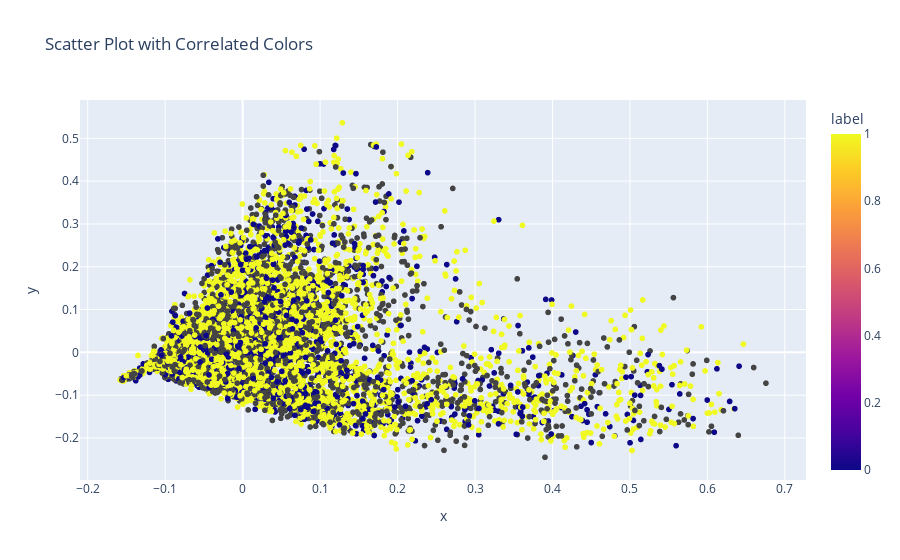

Notebook source saved alongside this figure:
### Markdown cell above
### Visualizing Word Vectorization with PCA

### Code cell
pca_plot = PCA(n_components=2)
principal_components_plot = pca_plot.fit_transform(tfidf_df)

print("Explained Variance: ", pca_plot.explained_variance_ratio_.cumsum())


temp = pd.DataFrame(principal_components_plot, columns=['x', 'y'])
temp['label'] = y_train

# Plot with Plotly Express
fig = px.scatter(temp, x='x', y='y', color='label', title='Scatter Plot with Correlated Colors')
fig.show()

### Figure 1 — Plotly figure (JSON) as saved in the notebook; plotly's stock layout.template omitted (floating-point values rounded to 4 significant figures; data arrays with more than 128 entries replaced by an {"elided": "..."} marker saying what was removed)
{"data": [{"hovertemplate": "x=%{x}<br>y=%{y}<br>label=%{marker.color}<extra></extra>", "legendgroup": "", "marker": {"color": {"elided": "13826 float values"}, "coloraxis": "coloraxis", "symbol": "circle"}, "mode": "markers", "name": "", "showlegend": false, "type": "scattergl", "x": {"elided": "13826 float values"}, "xaxis": "x", "y": {"elided": "13826 float values"}, "yaxis": "y"}], "layout": {"coloraxis": {"colorbar": {"title": {"text": "label"}}, "colorscale": [[0, "#0d0887"], [0.1111, "#46039f"], [0.2222, "#7201a8"], [0.3333, "#9c179e"], [0.4444, "#bd3786"], [0.5556, "#d8576b"], [0.6667, "#ed7953"], [0.7778, "#fb9f3a"], [0.8889, "#fdca26"], [1, "#f0f921"]]}, "legend": {"tracegroupgap": 0}, "title": {"text": "Scatter Plot with Correlated Colors"}, "xaxis": {"anchor": "y", "domain": [0, 1], "title": {"text": "x"}}, "yaxis": {"anchor": "x", "domain": [0, 1], "title": {"text": "y"}}}}
